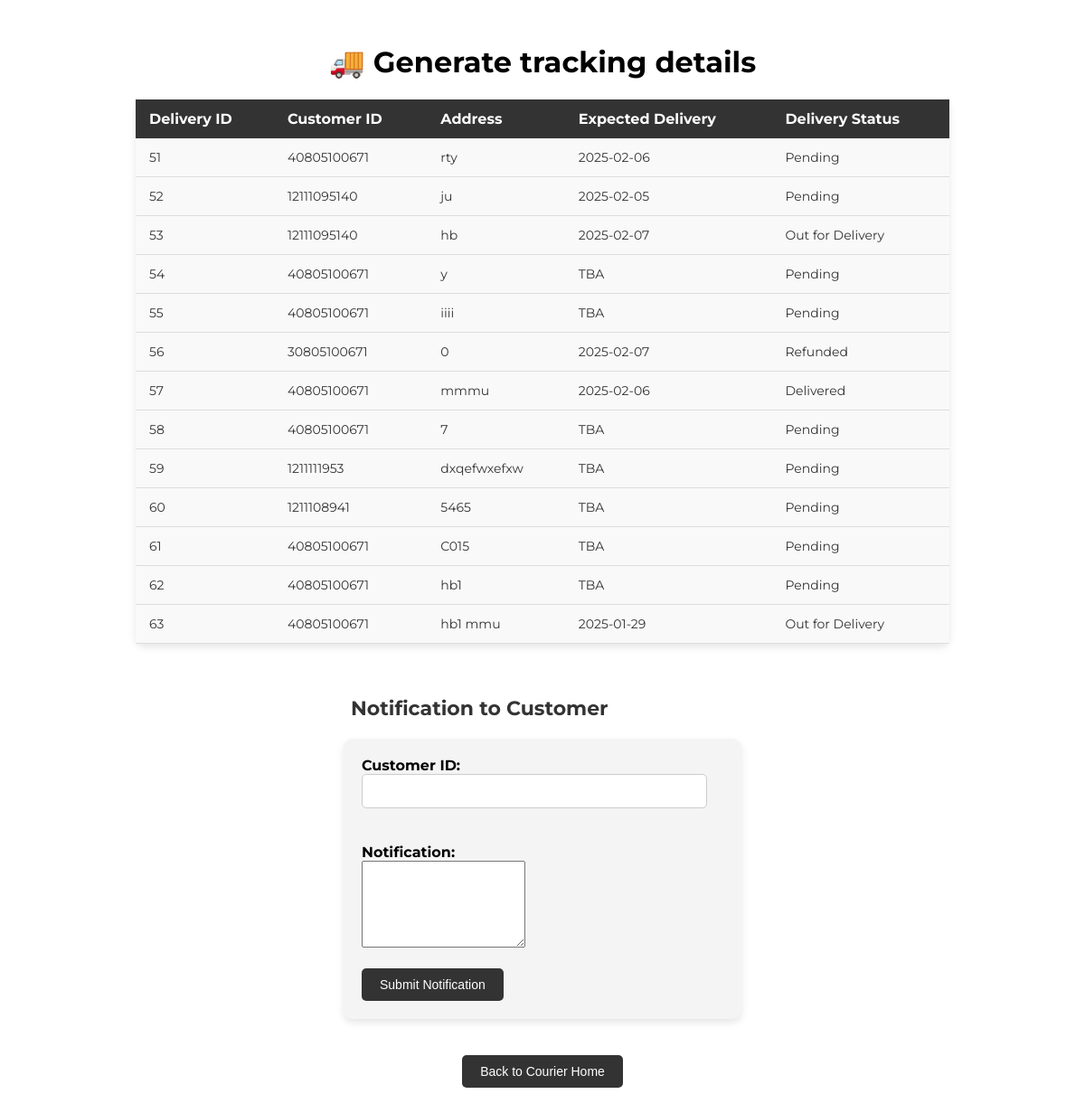
The page /gtracking on the database as committed earlier.
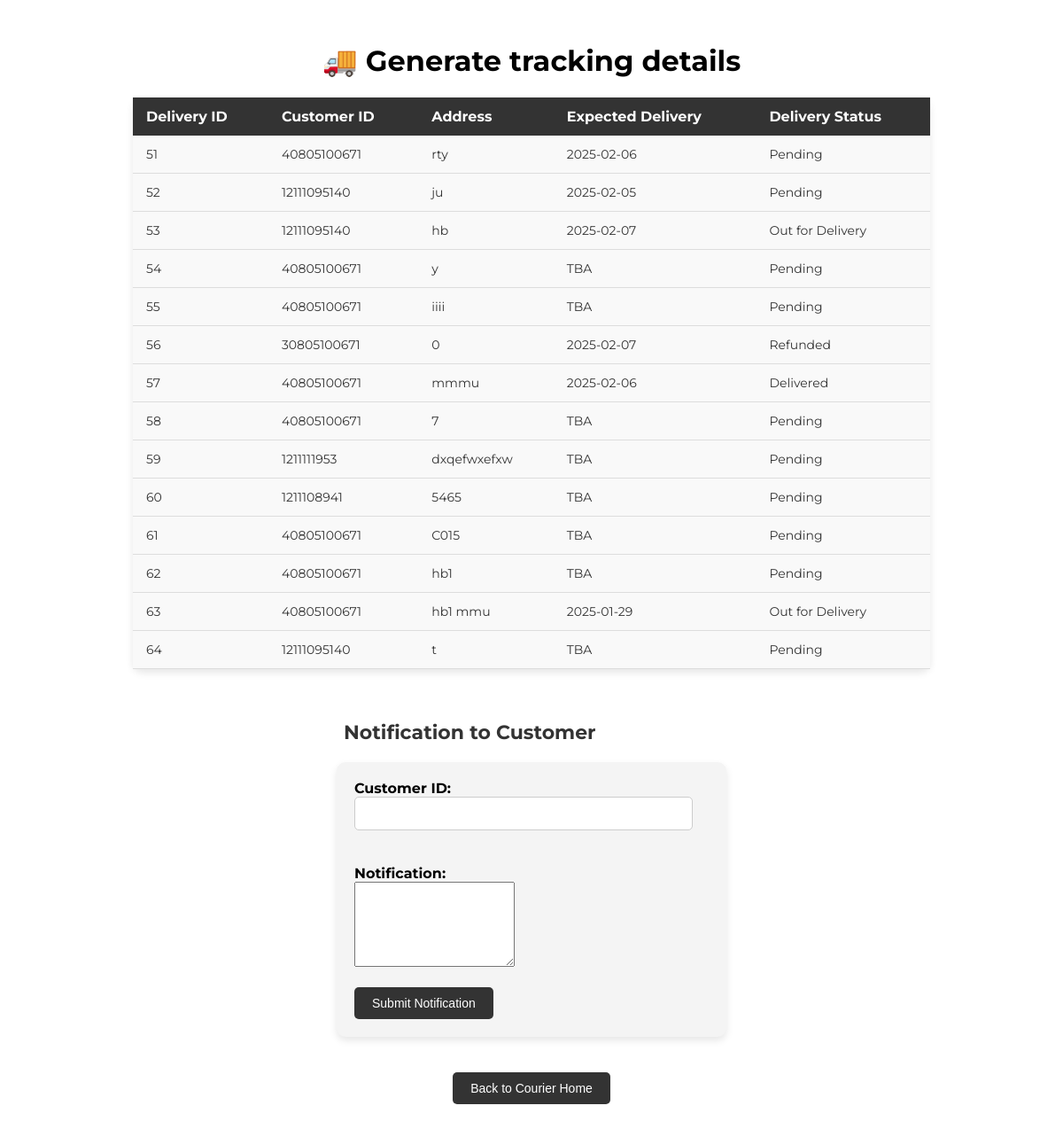
The same page on the database as committed later.
### main.py (models this page shows)
class Delivery(db.Model):
    id = db.Column(db.Integer, primary_key=True)
    customer_id = db.Column(db.Integer, db.ForeignKey('customer.id'), nullable=False)  # Link to customer
    delivery_status = db.Column(db.String(50), default="Pending")
    expected_delivery_date = db.Column(db.String(50), nullable=False)
    address = db.Column(db.String(255), nullable=False)
    customer = db.relationship('customer', backref=db.backref('deliveries', lazy=True))

### main.py (the view)
@tandtweb.route('/gtracking', methods=['GET', 'POST'])
def gtracking():
    if request.method == 'POST':
        content = request.form.get('content')
        customer_id = request.form.get('customer_id')
        new_noti = Notification(customer_id=customer_id, content=content)
        db.session.add(new_noti)
        db.session.commit()
    delivery_list = Delivery.query.all()
    return render_template('gtracking.html', delivery_list=delivery_list)

### templates/gtracking.html (shortened to what this page needs)
<!DOCTYPE html>
<html lang="en">
<head>
    <link rel="stylesheet" href="/static/gtracking.css">
</head>
<body>
    <h1>🚚 Generate tracking details</h1>
    <table>
        <thead>
            <tr>
                <th>Delivery ID</th>
                <th>Customer ID</th>
                <th>Address</th>
                <th>Expected Delivery</th>
                <th>Delivery Status</th>
            </tr>
        </thead>
        <tbody>
            {% for delivery in delivery_list %}
            <tr>
                <td>{{ delivery.id }}</td>
                <td>{{ delivery.customer_id }}</td>
                <td>{{ delivery.address }}</td>
                <td>{{ delivery.expected_delivery_date }}</td>
                <td>{{ delivery.delivery_status }}</td>
            </tr>
            {% endfor %}
        </tbody>
    </table>
    <div class="main-container">
        <h2>  Notification to Customer</h2>
        <form action="/gtracking" method="post">
            <label for="customer_id">Customer ID:</label>
            <input name="customer_id" id="customer_id" required><br><br>
            <label for="content">Notification:</label><br>
            <textarea name="content" id="content" rows="6" required></textarea><br><br>
            <button type="submit">Submit Notification</button>
        </form>
    </div>
    <button type="button" onclick="window.location.href='/courierhome'">Back to Courier Home</button>
</body>
</html>

### static/gtracking.css (style rules this page uses)
body { font-family: 'Montserrat', sans-serif; background-color: #ffffff; display: flex; flex-direction: column; align-items: center; height: auto; padding: 20px; }
h2 { font-size: 22px; font-weight: bold; margin-bottom: 20px; color: #333; width: 53%; }
table { width: 100%; max-width: 900px; border-collapse: collapse; margin-bottom: 40px; background-color: #fff; box-shadow: 0 4px 8px rgba(0, 0, 0, 0.1); border-radius: 10px; }
th, td { padding: 12px 15px; text-align: left; }
th { background-color: #333; color: white; font-weight: bold; }
td { background-color: #f9f9f9; color: #333; font-size: 14px; border-bottom: 1px solid #ddd; }
.main-container { display: flex; flex-direction: column; align-items: center; width: 100%; max-width: 800px; margin-bottom: 40px; }
form { background-color: #f4f4f4; padding: 20px; width: 100%; max-width: 400px; border-radius: 10px; box-shadow: 0 4px 8px rgba(0, 0, 0, 0.1); }
form label { font-size: 16px; font-weight: bold; margin-bottom: 5px; }
form input { width: 90%; padding: 10px; margin-bottom: 20px; border-radius: 5px; border: 1px solid #ccc; font-size: 14px; background-color: #ffffff; }
button { background-color: #333; color: white; border: none; padding: 10px 20px; border-radius: 5px; font-size: 14px; cursor: pointer; width: 100%; max-width: fit-content; }

Rows that differ between the two databases and show on the page:
added Delivery: id "64", customer_id "12111095140", address "t", expected_delivery_date "TBA", delivery_status "Pending"
